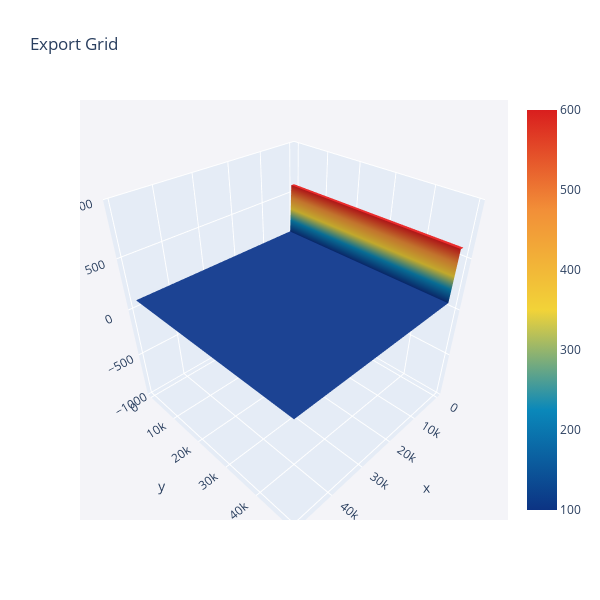

The cell this chart's notebook holds for it:
### Code cell
stpTec.dispView(width=600, height=600, dispmin=-1000, dispmax=1000, dispData=stpTec.disp, title='Export Step Map')
